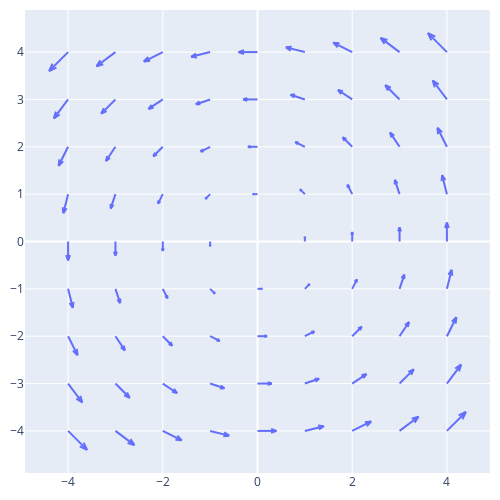

This figure's notebook cell:
### Code cell
fig = ff.create_quiver(x,y,u1,v1,scaleratio=1)
fig.update_layout(height=500,width=500,margin=dict(l=10,r=10,t=10,b=10))

### Figure 1 — Plotly figure (JSON) as saved in the notebook; plotly's stock layout.template omitted (floating-point values rounded to 4 significant figures; data arrays with more than 128 entries replaced by an {"elided": "..."} marker saying what was removed)
{"data": [{"mode": "lines", "type": "scatter", "x": {"elided": "567 float values"}, "y": {"elided": "567 float values"}}], "layout": {"height": 500, "hovermode": "closest", "margin": {"b": 10, "l": 10, "r": 10, "t": 10}, "width": 500, "yaxis": {"scaleanchor": "x", "scaleratio": 1}}}
